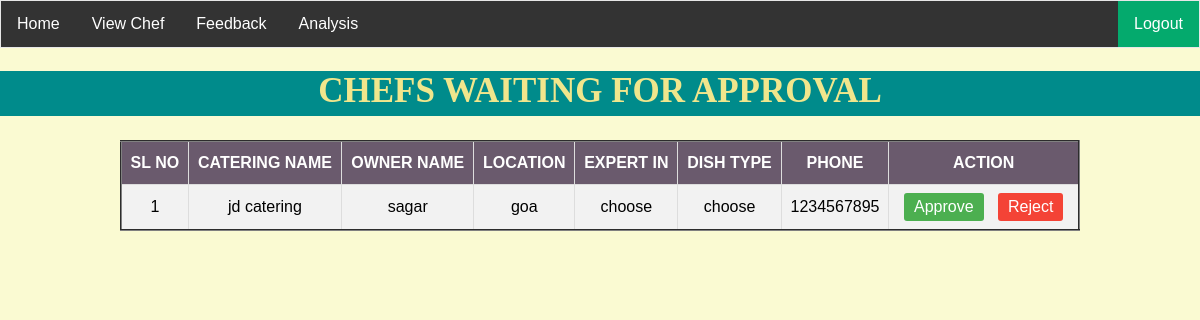
The app's page /admin.php with its own data.
### tables this page shows
CREATE TABLE `chef` (
  `status` varchar(50) NOT NULL,
  `cateringname` varchar(200) NOT NULL,
  `name` varchar(200) NOT NULL,
  `phno` varchar(200) NOT NULL,
  `experience` varchar(200) NOT NULL,
  `email` varchar(200) NOT NULL,
  `location` varchar(200) NOT NULL,
  `expert_in` varchar(200) NOT NULL,
  `dishtype` varchar(100) NOT NULL,
  `password` varchar(200) NOT NULL,
  `nomembers` varchar(200) NOT NULL
);

### admin.php (the view, shortened to what this page needs)
<!DOCTYPE html>
<html>
<head>
     <link rel="stylesheet" href="style1.css">
     <link rel="stylesheet" href="style.css">
     <link rel="stylesheet" href="userstyle.css">
</head>
<body>
<ul>
    <li><a href="admin.php">Home</a></li>
    <li class="dropdown">
    <a href="javascript:void(0)" class="dropbtn">View Chef</a>
    <div class="dropdown-content">
    <li><a href="adminfeed.php">Feedback</a></li>
    <li><a href="indexanalysis.php">Analysis</a></li>
    <li style="float:right"><a class="active" href="adminlogin.php">Logout</a></li>
</ul>
 <h1> CHEFS WAITING FOR APPROVAL</h1>
    <center>
  <table  id="customers" border="2px" style="width:80%">
  <tr>
        <th>SL NO</th>
    <th>CATERING NAME</th>
    <th>OWNER NAME</th>
     <th>LOCATION</th>
     <th>EXPERT IN</th>
          <th>DISH TYPE</th>
     <th>PHONE</th>
      <th>ACTION</th>
  </tr>
  <?php
    include 'dbconfig.php';
    $slno=0;
    $sql="SELECT * FROM `chef` WHERE status='Requested'";
     $result=$conn->query($sql);
    if($result->num_rows>0)
    {
        while($row=$result->fetch_assoc())
        {
            $slno++;
            $cateringname=$row['cateringname'];
            $name=$row['name'];
            $phno=$row['phno'];
            $location=$row['location'];
            $expert_in=$row['expert_in'];
            $dish_type=$row['dishtype'];
            echo "<tr><td>$slno</td>";
            echo "<td>$cateringname</td>";
            echo "<td>$name</td>";
            echo "<td>$location</td>";
            echo "<td>$expert_in</td>";
            echo "<td>$dish_type</td>";
            echo "<td>$phno</td>";
            echo "<td class='action-buttons'>
                  <div>
                       <a href='approve.php?id=$phno' class='edit'>Approve</a>
                       <a href='reject.php?id=$phno' class='delete'> Reject</a>
                  </div>
                  </td></tr>";
        }
    }
  ?>
</table>
</center>
</body>
</html>

### style1.css (style rules this page uses)
ul { list-style-type: none; margin: 0; padding: 0; overflow: hidden; border: 1px solid #e7e7e7; background-color: #333; }
li { float: left; }
li a { display: block; color: white; text-align: center; padding: 14px 16px; text-decoration: none; }
li a.active { color: white; background-color: #04AA6D; }
li.dropdown { display: inline-block; }
.dropdown-content { display: none; position: absolute; background-color: #f9f9f9; min-width: 160px; box-shadow: 0px 8px 16px 0px rgba(0,0,0,0.2); z-index: 1; }

### style.css (style rules this page uses)
body { font-family: Arial, Helvetica, sans-serif; background-color: white; }
* { box-sizing: border-box; }
a { color: dodgerblue; }
#customers { font-family: Arial, Helvetica, sans-serif; border-collapse: collapse; width:100%; }
#customers td, #customers th { border: 1px solid #ddd; padding: 8px; }
#customers tr:nth-child(even) { background-color: #f2f2f2; }
#customers th { padding-top: 12px; padding-bottom: 12px; text-align: left; background-color: #04AA6D; color: white; }
h1 { text-align: center; }

### userstyle.css (style rules this page uses)
body { margin: 0; font-family: Arial, Helvetica, sans-serif; }

### admin.php (style rules this page uses)
body { background-color:white; }
ul { list-style-type: none; margin: 0; padding: 0; overflow: hidden; background-color: #333; }
li { float: left; }
li a { display: block; color: white; text-align: center; padding: 14px 16px; text-decoration: none; }
li.dropdown { display: inline-block; }
.dropdown-content { display: none; position: absolute; background-color: #f9f9f9; min-width: 160px; box-shadow: 0px 8px 16px 0px rgba(0,0,0,0.2); z-index: 1; }
h1 { text-align: center; background-color:#008B8B; color: #f0e68c; height:45px; font-size:35px; font-family:serif; }
#customers th { padding-top: 12px; padding-bottom: 12px; text-align: left; background-color: #6A5A6D; color: white; text-align:center; }
td { text-align: center; }
.action-buttons a { margin: 0 5px; padding: 5px 10px; text-decoration: none; color: white; border-radius: 3px; display: inline-block; }
.action-buttons .edit { background-color: #4CAF50; }
.action-buttons .delete { background-color: #f44336; }
body { background-color:#fafad2; }

### records on screen
chef: cateringname "jd catering", name "sagar", location "goa", expert_in "choose", dishtype "choose", phno "1234567895"
